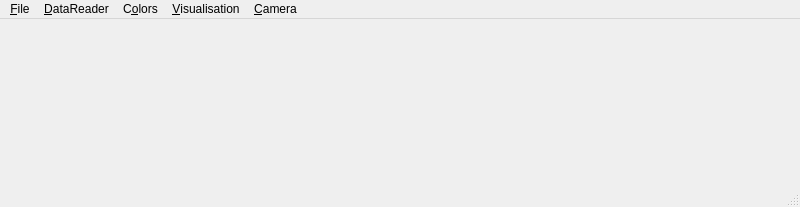
<?xml version="1.0" encoding="UTF-8"?>
<ui version="4.0">
 <class>MainWindow</class>
 <widget class="QMainWindow" name="MainWindow">
  <property name="geometry">
   <rect>
    <x>0</x>
    <y>0</y>
    <width>800</width>
    <height>207</height>
   </rect>
  </property>
  <property name="windowTitle">
   <string>CSEM - LiDAR Viewer</string>
  </property>
  <widget class="QWidget" name="centralwidget"/>
  <widget class="QMenuBar" name="menubar">
   <property name="geometry">
    <rect>
     <x>0</x>
     <y>0</y>
     <width>800</width>
     <height>21</height>
    </rect>
   </property>
   <widget class="QMenu" name="menu_File">
    <property name="title">
     <string>&amp;File</string>
    </property>
    <widget class="QMenu" name="menu_Recents">
     <property name="statusTip">
      <string>Recently Opened Folder</string>
     </property>
     <property name="title">
      <string>&amp;Recents</string>
     </property>
     <addaction name="action_empty"/>
    </widget>
    <widget class="QMenu" name="menu_Export">
     <property name="statusTip">
      <string>Export the viewed data to a file</string>
     </property>
     <property name="title">
      <string>&amp;Export To...</string>
     </property>
     <addaction name="actionSTL"/>
     <addaction name="action_PLY"/>
     <addaction name="action_VTK"/>
    </widget>
    <addaction name="action_Open"/>
    <addaction name="actionOpen_VTK_file"/>
    <addaction name="menu_Recents"/>
    <addaction name="menu_Export"/>
   </widget>
   <widget class="QMenu" name="menu_DataReader">
    <property name="title">
     <string>&amp;DataReader</string>
    </property>
    <addaction name="actionDepthMap"/>
    <addaction name="actionFull_Cube"/>
    <addaction name="actionCustom1"/>
    <addaction name="actionCustom2"/>
   </widget>
   <widget class="QMenu" name="menuColors">
    <property name="title">
     <string>C&amp;olors</string>
    </property>
    <addaction name="actionIntensity"/>
    <addaction name="actionVariation"/>
    <addaction name="actionConfidence"/>
    <addaction name="actionDepth"/>
    <addaction name="separator"/>
    <addaction name="actionDefault_Colors"/>
    <addaction name="actionBlank"/>
    <addaction name="actionHot"/>
    <addaction name="actionJet"/>
    <addaction name="actionCustom_Color_Scheme"/>
    <addaction name="separator"/>
    <addaction name="actionBackground_Color"/>
   </widget>
   <widget class="QMenu" name="menuVisualisation">
    <property name="title">
     <string>&amp;Visualisation</string>
    </property>
    <addaction name="actionBox"/>
    <addaction name="actionAxes"/>
    <addaction name="actionDepth_Indicator"/>
    <addaction name="actionColorScale"/>
    <addaction name="separator"/>
    <addaction name="actionRestore_Points"/>
   </widget>
   <widget class="QMenu" name="menuCamera">
    <property name="title">
     <string>&amp;Camera</string>
    </property>
    <addaction name="actionFront_View"/>
    <addaction name="actionSide_View"/>
    <addaction name="actionTop_VIew"/>
    <addaction name="actionIsometric_View"/>
   </widget>
   <addaction name="menu_File"/>
   <addaction name="menu_DataReader"/>
   <addaction name="menuColors"/>
   <addaction name="menuVisualisation"/>
   <addaction name="menuCamera"/>
  </widget>
  <widget class="QStatusBar" name="statusbar"/>
  <action name="action_Open">
   <property name="text">
    <string>&amp;Open Numpy Archives...</string>
   </property>
   <property name="statusTip">
    <string>Open Folder containing the Numpy archives</string>
   </property>
   <property name="shortcut">
    <string>Ctrl+O</string>
   </property>
  </action>
  <action name="action_empty">
   <property name="enabled">
    <bool>false</bool>
   </property>
   <property name="text">
    <string>(empty)</string>
   </property>
  </action>
  <action name="actionDepthMap">
   <property name="checkable">
    <bool>true</bool>
   </property>
   <property name="checked">
    <bool>true</bool>
   </property>
   <property name="text">
    <string>DepthMap</string>
   </property>
   <property name="statusTip">
    <string/>
   </property>
  </action>
  <action name="actionConvolution">
   <property name="checkable">
    <bool>true</bool>
   </property>
   <property name="enabled">
    <bool>false</bool>
   </property>
   <property name="text">
    <string>Convolution</string>
   </property>
  </action>
  <action name="actionGaussian_Fit">
   <property name="checkable">
    <bool>true</bool>
   </property>
   <property name="enabled">
    <bool>false</bool>
   </property>
   <property name="text">
    <string>Gaussian Fit</string>
   </property>
  </action>
  <action name="actionFull_Cube">
   <property name="checkable">
    <bool>true</bool>
   </property>
   <property name="enabled">
    <bool>false</bool>
   </property>
   <property name="text">
    <string>Full Cube</string>
   </property>
  </action>
  <action name="actionIntensity">
   <property name="checkable">
    <bool>true</bool>
   </property>
   <property name="checked">
    <bool>true</bool>
   </property>
   <property name="text">
    <string>Intensity</string>
   </property>
   <property name="statusTip">
    <string>Color of a point will be determined by the number of photons received</string>
   </property>
  </action>
  <action name="actionVariation">
   <property name="checkable">
    <bool>true</bool>
   </property>
   <property name="enabled">
    <bool>false</bool>
   </property>
   <property name="text">
    <string>Variation</string>
   </property>
  </action>
  <action name="actionConfidence">
   <property name="checkable">
    <bool>true</bool>
   </property>
   <property name="enabled">
    <bool>false</bool>
   </property>
   <property name="text">
    <string>Confidence</string>
   </property>
  </action>
  <action name="actionDepth">
   <property name="checkable">
    <bool>true</bool>
   </property>
   <property name="text">
    <string>Depth</string>
   </property>
   <property name="statusTip">
    <string>Color of a point will be determined by its position along the Z axis</string>
   </property>
  </action>
  <action name="actionJet">
   <property name="checkable">
    <bool>true</bool>
   </property>
   <property name="text">
    <string>Jet</string>
   </property>
  </action>
  <action name="actionHot">
   <property name="checkable">
    <bool>true</bool>
   </property>
   <property name="checked">
    <bool>true</bool>
   </property>
   <property name="text">
    <string>Hot</string>
   </property>
  </action>
  <action name="actionCustom_Color_Scheme">
   <property name="checkable">
    <bool>true</bool>
   </property>
   <property name="enabled">
    <bool>false</bool>
   </property>
   <property name="text">
    <string>Custom...</string>
   </property>
  </action>
  <action name="actionBlank">
   <property name="checkable">
    <bool>true</bool>
   </property>
   <property name="checked">
    <bool>false</bool>
   </property>
   <property name="text">
    <string>White</string>
   </property>
  </action>
  <action name="actionBox">
   <property name="checkable">
    <bool>true</bool>
   </property>
   <property name="checked">
    <bool>true</bool>
   </property>
   <property name="text">
    <string>Outlining Cube</string>
   </property>
   <property name="statusTip">
    <string>Show / hide the outlining box around the data</string>
   </property>
  </action>
  <action name="actionAxes">
   <property name="checkable">
    <bool>true</bool>
   </property>
   <property name="checked">
    <bool>true</bool>
   </property>
   <property name="text">
    <string>Axes</string>
   </property>
   <property name="statusTip">
    <string>Show / hide the rotating axes in the corner</string>
   </property>
  </action>
  <action name="actionDepth_Indicator">
   <property name="checkable">
    <bool>true</bool>
   </property>
   <property name="checked">
    <bool>true</bool>
   </property>
   <property name="text">
    <string>Depth Indicator</string>
   </property>
   <property name="statusTip">
    <string>Show / hide the indication of depth along the Z axis</string>
   </property>
  </action>
  <action name="actionFront_View">
   <property name="text">
    <string>Front View</string>
   </property>
   <property name="statusTip">
    <string>Set the camera facing the data from the front</string>
   </property>
   <property name="shortcut">
    <string>Ctrl+Z</string>
   </property>
  </action>
  <action name="actionSide_View">
   <property name="text">
    <string>Side View</string>
   </property>
   <property name="statusTip">
    <string>Set the camera facing the data from the right side</string>
   </property>
   <property name="shortcut">
    <string>Ctrl+X</string>
   </property>
  </action>
  <action name="actionTop_VIew">
   <property name="text">
    <string>Top VIew</string>
   </property>
   <property name="statusTip">
    <string>Set the camera facing the data from the top</string>
   </property>
   <property name="shortcut">
    <string>Ctrl+Y</string>
   </property>
  </action>
  <action name="actionDefault_Colors">
   <property name="checkable">
    <bool>true</bool>
   </property>
   <property name="text">
    <string>Default</string>
   </property>
   <property name="statusTip">
    <string>Change the color of the background</string>
   </property>
  </action>
  <action name="actionSTL">
   <property name="enabled">
    <bool>false</bool>
   </property>
   <property name="text">
    <string>.STL</string>
   </property>
   <property name="statusTip">
    <string>Export to the .STL format</string>
   </property>
  </action>
  <action name="action_PLY">
   <property name="text">
    <string>.PLY</string>
   </property>
   <property name="statusTip">
    <string>Export to the .PLY format</string>
   </property>
  </action>
  <action name="actionColorScale">
   <property name="checkable">
    <bool>true</bool>
   </property>
   <property name="checked">
    <bool>true</bool>
   </property>
   <property name="text">
    <string>ColorScale</string>
   </property>
  </action>
  <action name="actionRestore_Points">
   <property name="text">
    <string>Restore Points</string>
   </property>
   <property name="statusTip">
    <string>Restore Points that were deleted with selection</string>
   </property>
   <property name="shortcut">
    <string>Ctrl+R</string>
   </property>
  </action>
  <action name="actionIsometric_View">
   <property name="text">
    <string>Isometric View</string>
   </property>
   <property name="shortcut">
    <string>Ctrl+I</string>
   </property>
  </action>
  <action name="actionBackground_Color">
   <property name="text">
    <string>Background Color</string>
   </property>
  </action>
  <action name="actionOpen_VTK_file">
   <property name="text">
    <string>Open VTK file...</string>
   </property>
  </action>
  <action name="action_VTK">
   <property name="text">
    <string>.VTK</string>
   </property>
  </action>
  <action name="actionCustom1">
   <property name="text">
    <string>Custom1</string>
   </property>
  </action>
  <action name="actionCustom2">
   <property name="text">
    <string>Custom2</string>
   </property>
  </action>
 </widget>
 <resources/>
 <connections/>
</ui>
